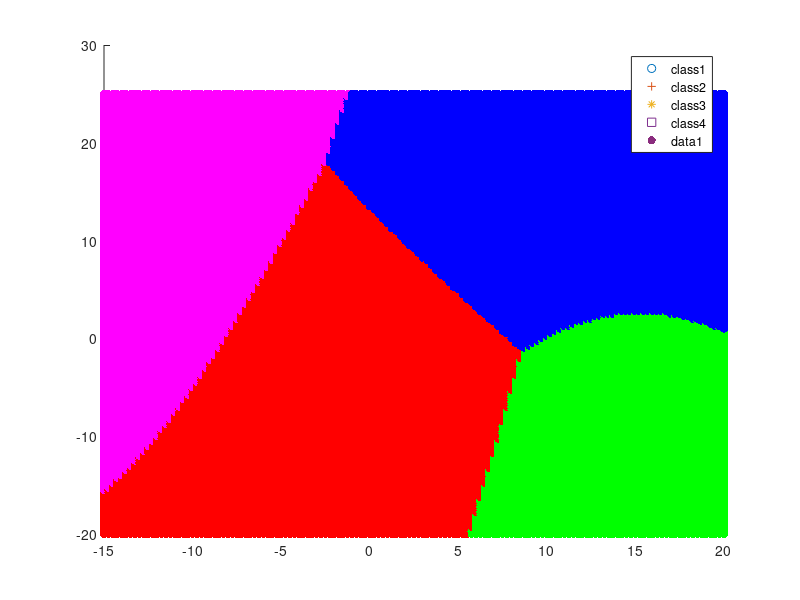

Reproduce this figure in MATLAB. (Note: this script raises an error after producing the figure.)
clc;
clear;
close all;

%% Loading the data
train1 = importdata('class1_train.txt');
test1 = importdata('class1_test.txt');
train2 = importdata('class2_train.txt');
test2 = importdata('class2_test.txt');
train3 = importdata('class3_train.txt');
test3 = importdata('class3_test.txt');
train4 = importdata('class4_train.txt');
test4 = importdata('class4_test.txt');

total_train = [train1; train2; train3; train4];
total_test = [test1; test2; test3; test4];
actual_class(1:size(total_test,1),1:1) = 0;
actual_class(1:100,1) = 1;
actual_class(101:200,1) = 2;
actual_class(201:300,1) = 3;
actual_class(301:400,1) = 4;
%% Code
mean1 = mean(train1);
% mean1 will be row vector containing the mean of each column
mean2 = mean(train2);
mean3 = mean(train3);
mean4 = mean(train4);

cov1 = cov(train1);
% C = cov(A)
% If A is a matrix whose columns represent random variables and whose rows 
% represent observations, C is the covariance matrix with the corresponding
% column variances along the diagonal.
cov2 = cov(train2);
cov3 = cov(train3);
cov4 = cov(train4);

predicted_class(1:size(total_test,1),1:1) = 0;
for p = 1:size(total_test,1)
    x = total_test(p,:);
    pxy1 = 1;
    for j = 1:size(x,2)
        first_term = 1./sqrt(2*pi*cov1(j,j));
        second_term = -0.5*(x(1,j)-mean1(1,j))^2 ./(cov1(j,j));
        pxy1 = pxy1*(first_term)*exp(second_term);
    end
    pxy1 = pxy1*(size(train1,1)./size(total_train,1));

    pxy2 = 1;
    for j = 1:size(x,2)
        first_term = 1./sqrt(2*pi*cov2(j,j));
        second_term = -0.5*(x(1,j)-mean2(1,j))^2 ./(cov2(j,j));
        pxy2 = pxy2*(first_term)*exp(second_term);
    end
    pxy2 = pxy2*(size(train2,1)./size(total_train,1));

    pxy3 = 1;
    for j = 1:size(x,2)
        first_term = 1./sqrt(2*pi*cov3(j,j));
        second_term = -0.5*(x(1,j)-mean3(1,j))^2 ./(cov3(j,j));
        pxy3 = pxy3*(first_term)*exp(second_term);
    end
    pxy3 = pxy3*(size(train3,1)./size(total_train,1));

    pxy4 = 1;
    for j = 1:size(x,2)
        first_term = 1./sqrt(2*pi*cov4(j,j));
        second_term = -0.5*(x(1,j)-mean4(1,j))^2 ./(cov4(j,j));
        pxy4 = pxy4*(first_term)*exp(second_term);
    end
    pxy4 = pxy4*(size(train4,1)./size(total_train,1));

    pxy = [pxy1;pxy2;pxy3;pxy4];
    [B2,I2] = sort(pxy);
    % ascending order sorting
    predicted_class(p,1) = I2(end,1);
end
%% Post processing
[C,order] = confusionmat(actual_class,predicted_class);
accuracy = (sum(diag(C))./size(total_test,1))*100;
scatter(train1(:,1),train1(:,2),'red')
hold on
scatter(train2(:,1),train2(:,2),'blue','+')
hold on
scatter(train3(:,1),train3(:,2),'green','*')
hold on
scatter(train4(:,1),train4(:,2),'magenta','s')
hold on
legend('class1', 'class2','class3', 'class4','Location','Best');

%% Decision region
xrange(1:300,1) = 0;
yrange(1:300,1) = 0;
color_matrix(1:300,1:3) = 0;
i = 1;
for xvalue = -15:0.25:20
    for yvalue = -20:0.25:25
        xrange(i,1) = xvalue;
        yrange(i,1) = yvalue;
        point = [xvalue yvalue];
        pxy1 = 1;
        for j = 1:size(point,2)
            first_term = 1./sqrt(2*pi*cov1(j,j));
            second_term = -0.5*(point(1,j)-mean1(1,j))^2 ./(cov1(j,j));
            pxy1 = pxy1*(first_term)*exp(second_term);
        end
        pxy1 = pxy1*(size(train1,1)./size(total_train,1));

        pxy2 = 1;
        for j = 1:size(point,2)
            first_term = 1./sqrt(2*pi*cov2(j,j));
            second_term = -0.5*(point(1,j)-mean2(1,j))^2 ./(cov2(j,j));
            pxy2 = pxy2*(first_term)*exp(second_term);
        end
        pxy2 = pxy2*(size(train2,1)./size(total_train,1));

        pxy3 = 1;
        for j = 1:size(point,2)
            first_term = 1./sqrt(2*pi*cov3(j,j));
            second_term = -0.5*(point(1,j)-mean3(1,j))^2 ./(cov3(j,j));
            pxy3 = pxy3*(first_term)*exp(second_term);
        end
        pxy3 = pxy3*(size(train3,1)./size(total_train,1));

        pxy4 = 1;
        for j = 1:size(point,2)
            first_term = 1./sqrt(2*pi*cov4(j,j));
            second_term = -0.5*(point(1,j)-mean4(1,j))^2 ./(cov4(j,j));
            pxy4 = pxy4*(first_term)*exp(second_term);
        end
        pxy4 = pxy4*(size(train4,1)./size(total_train,1));

        pxy = [pxy1;pxy2;pxy3;pxy4];
        [~,I] = max(pxy);
        if I == 1
           color_matrix(i,:) = [1 0 0];%red
        else
            if I == 2
                color_matrix(i,:) = [0 0 1];%blue
            else
                if I == 3
                    color_matrix(i,:) = [0 1 0];%green
                else 
                    color_matrix(i,:) = [1 0 1];%magenta
                end
            end
        end
        i = i+1;
    end
end
% color_matrix_vector = char(color_matrix);
s = scatter(xrange,yrange,[],color_matrix,'filled');
s.Marker = 's';
% s.LineWidth = 0.01;
s.MarkerFaceAlpha = 0.05;
s.MarkerEdgeAlpha = 0.05;